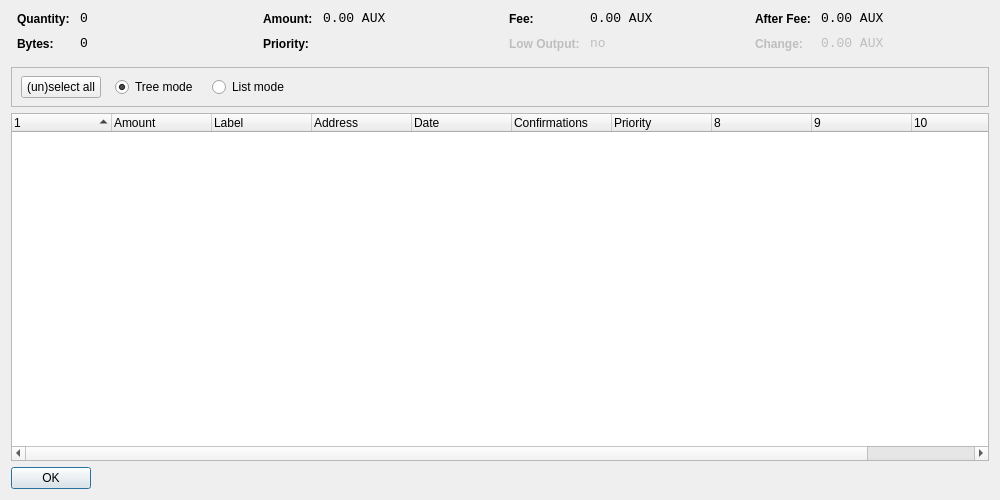
<?xml version="1.0" encoding="UTF-8"?>
<ui version="4.0">
 <class>CoinControlDialog</class>
 <widget class="QDialog" name="CoinControlDialog">
  <property name="geometry">
   <rect>
    <x>0</x>
    <y>0</y>
    <width>1000</width>
    <height>500</height>
   </rect>
  </property>
  <property name="windowTitle">
   <string>Coin Control</string>
  </property>
  <property name="styleSheet">
   <string notr="true">background-image: url(:/images/2s);</string>
  </property>
  <layout class="QVBoxLayout" name="verticalLayout">
   <item>
    <layout class="QHBoxLayout" name="horizontalLayoutTop" stretch="0,0,0,0">
     <property name="topMargin">
      <number>0</number>
     </property>
     <property name="bottomMargin">
      <number>10</number>
     </property>
     <item>
      <layout class="QFormLayout" name="formLayoutCoinControl1">
       <property name="horizontalSpacing">
        <number>10</number>
       </property>
       <property name="verticalSpacing">
        <number>10</number>
       </property>
       <property name="leftMargin">
        <number>6</number>
       </property>
       <property name="rightMargin">
        <number>6</number>
       </property>
       <item row="0" column="0">
        <widget class="QLabel" name="labelCoinControlQuantityText">
         <property name="styleSheet">
          <string notr="true">font-weight:bold;</string>
         </property>
         <property name="text">
          <string>Quantity:</string>
         </property>
        </widget>
       </item>
       <item row="0" column="1">
        <widget class="QLabel" name="labelCoinControlQuantity">
         <property name="font">
          <font>
           <family>Monospace</family>
           <pointsize>10</pointsize>
          </font>
         </property>
         <property name="cursor">
          <cursorShape>IBeamCursor</cursorShape>
         </property>
         <property name="contextMenuPolicy">
          <enum>Qt::ActionsContextMenu</enum>
         </property>
         <property name="text">
          <string notr="true">0</string>
         </property>
         <property name="textInteractionFlags">
          <set>Qt::LinksAccessibleByMouse|Qt::TextSelectableByKeyboard|Qt::TextSelectableByMouse</set>
         </property>
        </widget>
       </item>
       <item row="1" column="0">
        <widget class="QLabel" name="labelCoinControlBytesText">
         <property name="styleSheet">
          <string notr="true">font-weight:bold;</string>
         </property>
         <property name="text">
          <string>Bytes:</string>
         </property>
        </widget>
       </item>
       <item row="1" column="1">
        <widget class="QLabel" name="labelCoinControlBytes">
         <property name="font">
          <font>
           <family>Monospace</family>
           <pointsize>10</pointsize>
          </font>
         </property>
         <property name="cursor">
          <cursorShape>IBeamCursor</cursorShape>
         </property>
         <property name="contextMenuPolicy">
          <enum>Qt::ActionsContextMenu</enum>
         </property>
         <property name="text">
          <string notr="true">0</string>
         </property>
         <property name="textInteractionFlags">
          <set>Qt::LinksAccessibleByMouse|Qt::TextSelectableByKeyboard|Qt::TextSelectableByMouse</set>
         </property>
        </widget>
       </item>
      </layout>
     </item>
     <item>
      <layout class="QFormLayout" name="formLayoutCoinControl2">
       <property name="horizontalSpacing">
        <number>10</number>
       </property>
       <property name="verticalSpacing">
        <number>10</number>
       </property>
       <property name="leftMargin">
        <number>6</number>
       </property>
       <property name="rightMargin">
        <number>6</number>
       </property>
       <item row="0" column="0">
        <widget class="QLabel" name="labelCoinControlAmountText">
         <property name="styleSheet">
          <string notr="true">font-weight:bold;</string>
         </property>
         <property name="text">
          <string>Amount:</string>
         </property>
        </widget>
       </item>
       <item row="0" column="1">
        <widget class="QLabel" name="labelCoinControlAmount">
         <property name="font">
          <font>
           <family>Monospace</family>
           <pointsize>10</pointsize>
          </font>
         </property>
         <property name="cursor">
          <cursorShape>IBeamCursor</cursorShape>
         </property>
         <property name="contextMenuPolicy">
          <enum>Qt::ActionsContextMenu</enum>
         </property>
         <property name="text">
          <string notr="true">0.00 AUX</string>
         </property>
         <property name="textInteractionFlags">
          <set>Qt::LinksAccessibleByMouse|Qt::TextSelectableByKeyboard|Qt::TextSelectableByMouse</set>
         </property>
        </widget>
       </item>
       <item row="1" column="0">
        <widget class="QLabel" name="labelCoinControlPriorityText">
         <property name="styleSheet">
          <string notr="true">font-weight:bold;</string>
         </property>
         <property name="text">
          <string>Priority:</string>
         </property>
        </widget>
       </item>
       <item row="1" column="1">
        <widget class="QLabel" name="labelCoinControlPriority">
         <property name="font">
          <font>
           <family>Monospace</family>
           <pointsize>10</pointsize>
          </font>
         </property>
         <property name="cursor">
          <cursorShape>IBeamCursor</cursorShape>
         </property>
         <property name="contextMenuPolicy">
          <enum>Qt::ActionsContextMenu</enum>
         </property>
         <property name="text">
          <string/>
         </property>
         <property name="textInteractionFlags">
          <set>Qt::LinksAccessibleByMouse|Qt::TextSelectableByKeyboard|Qt::TextSelectableByMouse</set>
         </property>
        </widget>
       </item>
      </layout>
     </item>
     <item>
      <layout class="QFormLayout" name="formLayoutCoinControl3">
       <property name="horizontalSpacing">
        <number>10</number>
       </property>
       <property name="verticalSpacing">
        <number>10</number>
       </property>
       <property name="leftMargin">
        <number>6</number>
       </property>
       <property name="rightMargin">
        <number>6</number>
       </property>
       <item row="0" column="0">
        <widget class="QLabel" name="labelCoinControlFeeText">
         <property name="styleSheet">
          <string notr="true">font-weight:bold;</string>
         </property>
         <property name="text">
          <string>Fee:</string>
         </property>
        </widget>
       </item>
       <item row="0" column="1">
        <widget class="QLabel" name="labelCoinControlFee">
         <property name="font">
          <font>
           <family>Monospace</family>
           <pointsize>10</pointsize>
          </font>
         </property>
         <property name="cursor">
          <cursorShape>IBeamCursor</cursorShape>
         </property>
         <property name="contextMenuPolicy">
          <enum>Qt::ActionsContextMenu</enum>
         </property>
         <property name="text">
          <string notr="true">0.00 AUX</string>
         </property>
         <property name="textInteractionFlags">
          <set>Qt::LinksAccessibleByMouse|Qt::TextSelectableByKeyboard|Qt::TextSelectableByMouse</set>
         </property>
        </widget>
       </item>
       <item row="1" column="0">
        <widget class="QLabel" name="labelCoinControlLowOutputText">
         <property name="enabled">
          <bool>false</bool>
         </property>
         <property name="styleSheet">
          <string notr="true">font-weight:bold;</string>
         </property>
         <property name="text">
          <string>Low Output:</string>
         </property>
        </widget>
       </item>
       <item row="1" column="1">
        <widget class="QLabel" name="labelCoinControlLowOutput">
         <property name="enabled">
          <bool>false</bool>
         </property>
         <property name="font">
          <font>
           <family>Monospace</family>
           <pointsize>10</pointsize>
          </font>
         </property>
         <property name="cursor">
          <cursorShape>IBeamCursor</cursorShape>
         </property>
         <property name="contextMenuPolicy">
          <enum>Qt::ActionsContextMenu</enum>
         </property>
         <property name="text">
          <string notr="true">no</string>
         </property>
         <property name="textInteractionFlags">
          <set>Qt::LinksAccessibleByMouse|Qt::TextSelectableByKeyboard|Qt::TextSelectableByMouse</set>
         </property>
        </widget>
       </item>
      </layout>
     </item>
     <item>
      <layout class="QFormLayout" name="formLayoutCoinControl4">
       <property name="horizontalSpacing">
        <number>10</number>
       </property>
       <property name="verticalSpacing">
        <number>10</number>
       </property>
       <property name="leftMargin">
        <number>6</number>
       </property>
       <property name="rightMargin">
        <number>6</number>
       </property>
       <item row="0" column="0">
        <widget class="QLabel" name="labelCoinControlAfterFeeText">
         <property name="styleSheet">
          <string notr="true">font-weight:bold;</string>
         </property>
         <property name="text">
          <string>After Fee:</string>
         </property>
        </widget>
       </item>
       <item row="0" column="1">
        <widget class="QLabel" name="labelCoinControlAfterFee">
         <property name="font">
          <font>
           <family>Monospace</family>
           <pointsize>10</pointsize>
          </font>
         </property>
         <property name="cursor">
          <cursorShape>IBeamCursor</cursorShape>
         </property>
         <property name="contextMenuPolicy">
          <enum>Qt::ActionsContextMenu</enum>
         </property>
         <property name="text">
          <string notr="true">0.00 AUX</string>
         </property>
         <property name="textInteractionFlags">
          <set>Qt::LinksAccessibleByMouse|Qt::TextSelectableByKeyboard|Qt::TextSelectableByMouse</set>
         </property>
        </widget>
       </item>
       <item row="1" column="0">
        <widget class="QLabel" name="labelCoinControlChangeText">
         <property name="enabled">
          <bool>false</bool>
         </property>
         <property name="styleSheet">
          <string notr="true">font-weight:bold;</string>
         </property>
         <property name="text">
          <string>Change:</string>
         </property>
        </widget>
       </item>
       <item row="1" column="1">
        <widget class="QLabel" name="labelCoinControlChange">
         <property name="enabled">
          <bool>false</bool>
         </property>
         <property name="font">
          <font>
           <family>Monospace</family>
           <pointsize>10</pointsize>
          </font>
         </property>
         <property name="cursor">
          <cursorShape>IBeamCursor</cursorShape>
         </property>
         <property name="contextMenuPolicy">
          <enum>Qt::ActionsContextMenu</enum>
         </property>
         <property name="text">
          <string notr="true">0.00 AUX</string>
         </property>
         <property name="textInteractionFlags">
          <set>Qt::LinksAccessibleByMouse|Qt::TextSelectableByKeyboard|Qt::TextSelectableByMouse</set>
         </property>
        </widget>
       </item>
      </layout>
     </item>
    </layout>
   </item>
   <item>
    <widget class="QFrame" name="frame">
     <property name="minimumSize">
      <size>
       <width>0</width>
       <height>40</height>
      </size>
     </property>
     <property name="frameShape">
      <enum>QFrame::StyledPanel</enum>
     </property>
     <property name="frameShadow">
      <enum>QFrame::Sunken</enum>
     </property>
     <widget class="QWidget" name="horizontalLayoutWidget">
      <property name="geometry">
       <rect>
        <x>10</x>
        <y>0</y>
        <width>781</width>
        <height>41</height>
       </rect>
      </property>
      <layout class="QHBoxLayout" name="horizontalLayoutPanel" stretch="0,0,0,0">
       <property name="spacing">
        <number>14</number>
       </property>
       <item>
        <widget class="QPushButton" name="pushButtonSelectAll">
         <property name="sizePolicy">
          <sizepolicy hsizetype="Maximum" vsizetype="Fixed">
           <horstretch>0</horstretch>
           <verstretch>0</verstretch>
          </sizepolicy>
         </property>
         <property name="text">
          <string>(un)select all</string>
         </property>
        </widget>
       </item>
       <item>
        <widget class="QRadioButton" name="radioTreeMode">
         <property name="sizePolicy">
          <sizepolicy hsizetype="Maximum" vsizetype="Fixed">
           <horstretch>0</horstretch>
           <verstretch>0</verstretch>
          </sizepolicy>
         </property>
         <property name="text">
          <string>Tree mode</string>
         </property>
         <property name="checked">
          <bool>true</bool>
         </property>
        </widget>
       </item>
       <item>
        <widget class="QRadioButton" name="radioListMode">
         <property name="sizePolicy">
          <sizepolicy hsizetype="Maximum" vsizetype="Fixed">
           <horstretch>0</horstretch>
           <verstretch>0</verstretch>
          </sizepolicy>
         </property>
         <property name="text">
          <string>List mode</string>
         </property>
        </widget>
       </item>
       <item>
        <spacer name="horizontalSpacer">
         <property name="orientation">
          <enum>Qt::Horizontal</enum>
         </property>
         <property name="sizeHint" stdset="0">
          <size>
           <width>40</width>
           <height>20</height>
          </size>
         </property>
        </spacer>
       </item>
      </layout>
     </widget>
    </widget>
   </item>
   <item>
    <widget class="CoinControlTreeWidget" name="treeWidget">
     <property name="contextMenuPolicy">
      <enum>Qt::CustomContextMenu</enum>
     </property>
     <property name="sortingEnabled">
      <bool>false</bool>
     </property>
     <property name="columnCount">
      <number>11</number>
     </property>
     <attribute name="headerShowSortIndicator" stdset="0">
      <bool>true</bool>
     </attribute>
     <attribute name="headerStretchLastSection">
      <bool>false</bool>
     </attribute>
     <column>
      <property name="text">
       <string/>
      </property>
     </column>
     <column>
      <property name="text">
       <string>Amount</string>
      </property>
     </column>
     <column>
      <property name="text">
       <string>Label</string>
      </property>
     </column>
     <column>
      <property name="text">
       <string>Address</string>
      </property>
     </column>
     <column>
      <property name="text">
       <string>Date</string>
      </property>
     </column>
     <column>
      <property name="text">
       <string>Confirmations</string>
      </property>
      <property name="toolTip">
       <string>Confirmed</string>
      </property>
     </column>
     <column>
      <property name="text">
       <string>Priority</string>
      </property>
     </column>
     <column>
      <property name="text">
       <string/>
      </property>
     </column>
     <column>
      <property name="text">
       <string/>
      </property>
     </column>
     <column>
      <property name="text">
       <string/>
      </property>
     </column>
     <column>
      <property name="text">
       <string/>
      </property>
     </column>
    </widget>
   </item>
   <item>
    <widget class="QDialogButtonBox" name="buttonBox">
     <property name="sizePolicy">
      <sizepolicy hsizetype="Maximum" vsizetype="Fixed">
       <horstretch>0</horstretch>
       <verstretch>0</verstretch>
      </sizepolicy>
     </property>
     <property name="orientation">
      <enum>Qt::Horizontal</enum>
     </property>
     <property name="standardButtons">
      <set>QDialogButtonBox::Ok</set>
     </property>
    </widget>
   </item>
  </layout>
 </widget>
 <customwidgets>
  <customwidget>
   <class>CoinControlTreeWidget</class>
   <extends>QTreeWidget</extends>
   <header>coincontroltreewidget.h</header>
  </customwidget>
 </customwidgets>
 <resources/>
 <connections/>
</ui>
